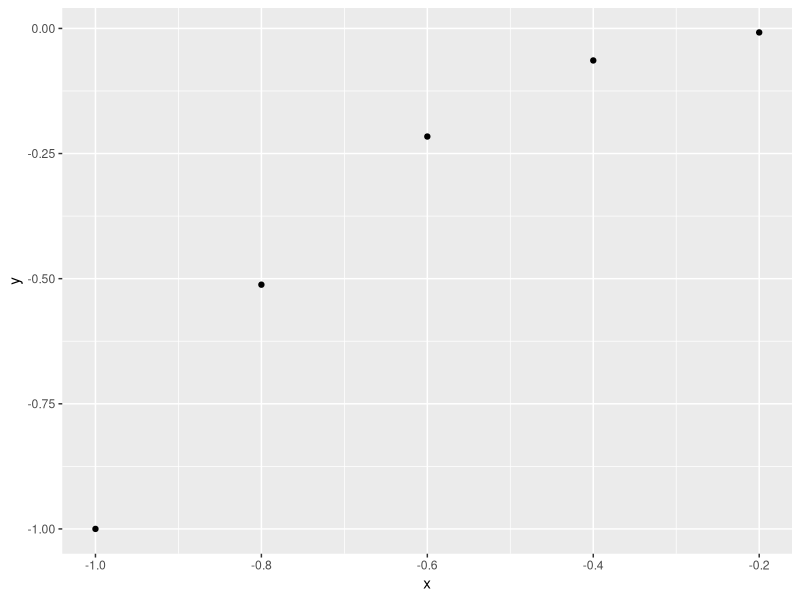

Source code (R):
library(ggplot2)
x <- c(-1, -0.8, -0.6, -0.4, -0.2)
y <-  x^3
qplot(x,y)

sqrt(2)^2-2

die <- c(1,2,3,4,5,6)

#### R Objests
### Atomic Vectors
  # Doubles
  # Integers
  # Characters
  # Logicals
  # Complex and Raw
### Attributes
  # Names
  # Dim
### Matrices
### Arrays
### Class
  # Dates and Times
  # Factors
### Coercion
### Lists
### Data Frames





#### R Objests
### Atomic Vectors
  # Doubles
  # Integers
  # Characters
  # Logicals
  # Complex and Raw
### Attributes
  # Names
  # Dim
### Matrices

# R will always us the first value in dim for number of rows, and the second value for the number of columns.
# R always fill up each matrix by columns, instead of by rows
dim(die) <- c(1,2,3)

die <- c(1,2,3,4,5,6)
m <- matrix(die, nrow=2)
n <- matrix(die, nrow=2, byrow=TRUE)



### Arrays

ar <- array(c(11:14, 21:24, 31:34), dim=c(2,2,3))

### Class

# Changing the dimensions of the object will NOT change the type of the object, but will change the objects class
# A class is a special case of an atomic vector.
# An object's class attibute will not always apprear when you run attibutes; 
# (-contuned)you may need to specifically search for it with class
# the class of a double is numeric

die <- c(1,2,3,4,5,6)
typeof(die)
class(die)

dim(die) <- c(2,3)
typeof(die)
class(die)

  # Dates and Times
  # Factors

# to make a factor, pass an atomic vecotr into the "factor" function. R will recode the data in the vector as integers.

gender <- factor(c("male","female", "female", "male"))
attributes(gender)
# 

### Coercion
  # So how does R coerce data types? If a character string is present in an atomic vector, R will convert everything else in the vector to character strings. If a vector only contains logicals and numbers, R will convert the logicals to numbers; every TRUE becomes a 1, and every FALSE becomes a 0
### Lists
### Data Frames



